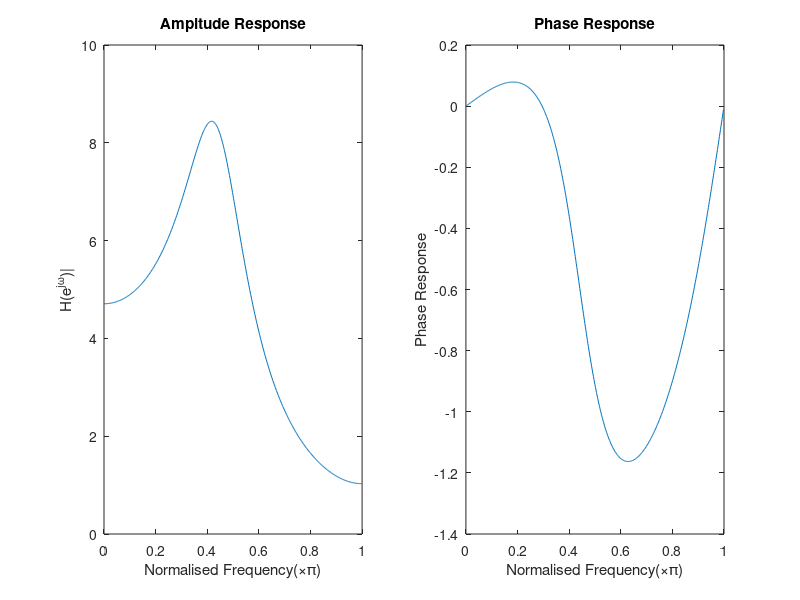

MATLAB code to generate this figure:
n = -50:50;
b = [3.7 1.95] ;
a = [1 -0.25 0.45];
[H, w] = freqz(b, a, 512);
subplot(1, 2, 1);
plot(w/pi, abs(H));
xlabel('Normalised Frequency(\times\pi)'); 
ylabel('H(e^{j\omega})|'); 
title('Ampitude Response');
subplot(1, 2, 2); 
plot(w/pi, angle(H)); 
ylabel('Phase Response');
xlabel('Normalised Frequency(\times\pi)'); 
title('Phase Response');
